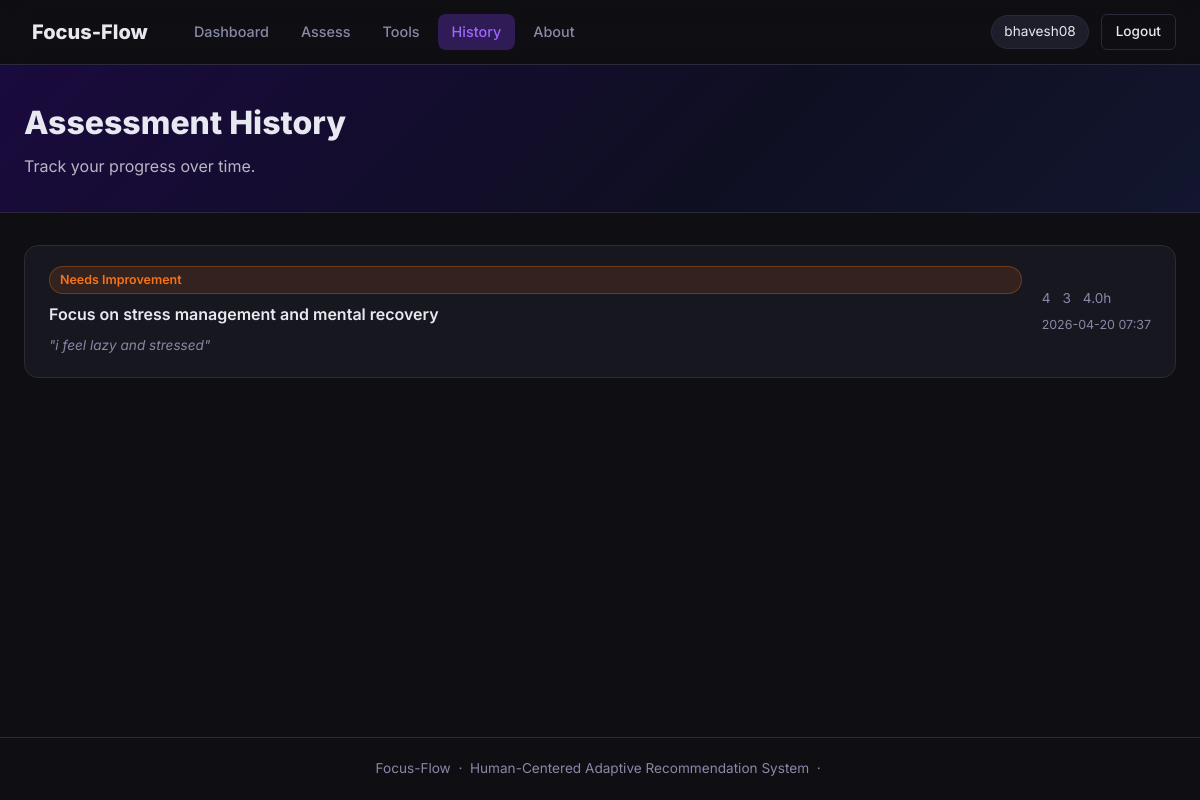
The app's page /history (signed in) with its own data.
### tables this page shows
CREATE TABLE assessments (
            id INTEGER PRIMARY KEY AUTOINCREMENT,
            user_id INTEGER NOT NULL,
            stress_level INTEGER,
            focus_loss INTEGER,
            addiction_score INTEGER,
            interest_score INTEGER,
            screen_time REAL,
            problem_text TEXT,
            prediction TEXT,
            recommendation TEXT,
            plan TEXT,
            sentiment REAL,
            keywords TEXT,
            created_at TEXT DEFAULT CURRENT_TIMESTAMP
        );

### app.py (the view)
@app.route("/history")
def history():
    if "user_id" not in session:
        return redirect(url_for("login"))
    with get_db() as db:
        assessments = db.execute(
            "SELECT * FROM assessments WHERE user_id=? ORDER BY created_at DESC",
            (session["user_id"],)).fetchall()
    return render_template("history.html", assessments=assessments)

### app.py (called while the page is built)
def get_db():
    conn = sqlite3.connect(DB)
    conn.row_factory = sqlite3.Row
    return conn

### templates/history.html (shortened to what this page needs)
{% extends "base.html" %}
{% block content %}
<div class="page-hero small">
  <div class="hero-inner">
    <div>
      <h1> Assessment History</h1>
      <p>Track your progress over time.</p>
    </div>
  </div>
</div>
<div class="container">
  {% if assessments %}
  <div class="history-list">
    {% for a in assessments %}
    <div class="history-card">
      <div class="hc-left">
        <span class="badge {% if a['prediction']=='Good Performance' %}badge-green{% else %}badge-orange{% endif %}">
          {% if a['prediction']=='Good Performance' %}{% else %}{% endif %} {{ a['prediction'] }}
        </span>
        <div class="hc-rec">{{ a['recommendation'] }}</div>
        {% if a['problem_text'] %}
        <div class="hc-problem">"{{ a['problem_text'][:80] }}{% if a['problem_text']|length > 80 %}…{% endif %}"</div>
        {% endif %}
      </div>
      <div class="hc-right">
        <div class="hc-stats">
          <span title="Stress"> {{ a['stress_level'] }}</span>
          <span title="Focus"> {{ a['focus_loss'] }}</span>
          <span title="Screen Time"> {{ a['screen_time'] }}h</span>
        </div>
        <div class="hc-date">{{ a['created_at'][:16] }}</div>
      </div>
    </div>
    {% endfor %}
  </div>
  {% endif %}
</div>
{% endblock %}

### static/css/style.css (style rules this page uses)
*, *::before, *::after { box-sizing: border-box; margin: 0; padding: 0; }
:root { --bg: #0f0f13; --surface: #17171f; --surface-2: #1e1e2a; --surface-3: #252535; --border: #2a2a3a; --text: #e8e8f0; --text-muted: #8888a8; --accent: #7c3aed; --accent-light: #9f67ff; --accent-glow: rgba(124,58,237,0.3); --green: #10b981; --green-bg: rgba(16,185,129,0.12); --orange: #f97316; --orange-bg: rgba(249,115,22,0.12); --red: #ef4444; --yellow: #f59e0b; --blue: #3b82f6; --radius: 14px; --radius-sm: 8px; --shadow: 0 4px 24px rgba(0,0,0,0.4); }
html { scroll-behavior: smooth; }
body { font-family: 'Inter', sans-serif; background: var(--bg); color: var(--text); min-height: 100vh; display: flex; flex-direction: column; line-height: 1.6; }
.container { max-width: 1200px; margin: 0 auto; padding: 32px 24px; }
.page-hero { background: linear-gradient(135deg, #1a0a3e 0%, #0f0f22 60%, #12162e 100%); border-bottom: 1px solid var(--border); padding: 48px 24px; }
.page-hero.small { padding: 32px 24px; }
.hero-inner { max-width: 1200px; margin: 0 auto; display: flex; align-items: center; justify-content: space-between; gap: 24px; }
.page-hero h1 { font-size: 2rem; font-weight: 800; margin-bottom: 6px; }
.page-hero p { color: rgba(255,255,255,0.7); }
.badge { padding: 3px 10px; border-radius: 20px; font-size: 0.78rem; font-weight: 600; white-space: nowrap; flex-shrink: 0; }
.badge-orange { background: var(--orange-bg); color: var(--orange); border: 1px solid rgba(249,115,22,0.3); }
.history-list { display: flex; flex-direction: column; gap: 14px; }
.history-card { background: var(--surface); border: 1px solid var(--border); border-radius: var(--radius); padding: 20px 24px; display: flex; align-items: center; justify-content: space-between; gap: 20px; }
.hc-left { display: flex; flex-direction: column; gap: 8px; flex: 1; }
.hc-rec { font-weight: 600; }
.hc-problem { font-size: 0.85rem; color: var(--text-muted); font-style: italic; }
.hc-right { text-align: right; flex-shrink: 0; }
.hc-stats { display: flex; gap: 12px; font-size: 0.85rem; color: var(--text-muted); margin-bottom: 6px; }
.hc-date { font-size: 0.78rem; color: var(--text-muted); }

### records on screen
assessments: prediction "Needs Improvement", recommendation "Focus on stress management and mental recovery", problem_text "i feel lazy and stressed", stress_level "4", focus_loss "3", screen_time "4.0", created_at "2026-04-20 07:37"

### other values on screen
{{ session['username'] }} "bhavesh08"
